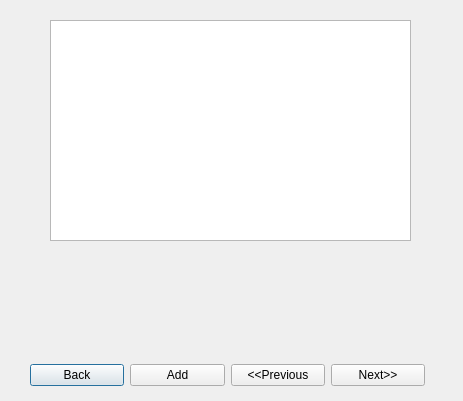
<?xml version="1.0" encoding="UTF-8"?>
<ui version="4.0">
 <class>Add2WLInterface</class>
 <widget class="QDialog" name="Add2WLInterface">
  <property name="geometry">
   <rect>
    <x>0</x>
    <y>0</y>
    <width>463</width>
    <height>401</height>
   </rect>
  </property>
  <property name="windowTitle">
   <string>Dialog</string>
  </property>
  <widget class="QListView" name="listView">
   <property name="geometry">
    <rect>
     <x>50</x>
     <y>20</y>
     <width>361</width>
     <height>221</height>
    </rect>
   </property>
  </widget>
  <widget class="QWidget" name="">
   <property name="geometry">
    <rect>
     <x>30</x>
     <y>360</y>
     <width>395</width>
     <height>30</height>
    </rect>
   </property>
   <layout class="QHBoxLayout" name="horizontalLayout">
    <item>
     <widget class="QPushButton" name="BackButton">
      <property name="text">
       <string>Back</string>
      </property>
     </widget>
    </item>
    <item>
     <widget class="QPushButton" name="AddButton">
      <property name="text">
       <string>Add</string>
      </property>
     </widget>
    </item>
    <item>
     <widget class="QPushButton" name="PrevButton">
      <property name="text">
       <string>&lt;&lt;Previous</string>
      </property>
     </widget>
    </item>
    <item>
     <widget class="QPushButton" name="NextButton">
      <property name="text">
       <string>Next&gt;&gt;</string>
      </property>
     </widget>
    </item>
   </layout>
  </widget>
 </widget>
 <resources/>
 <connections/>
</ui>
